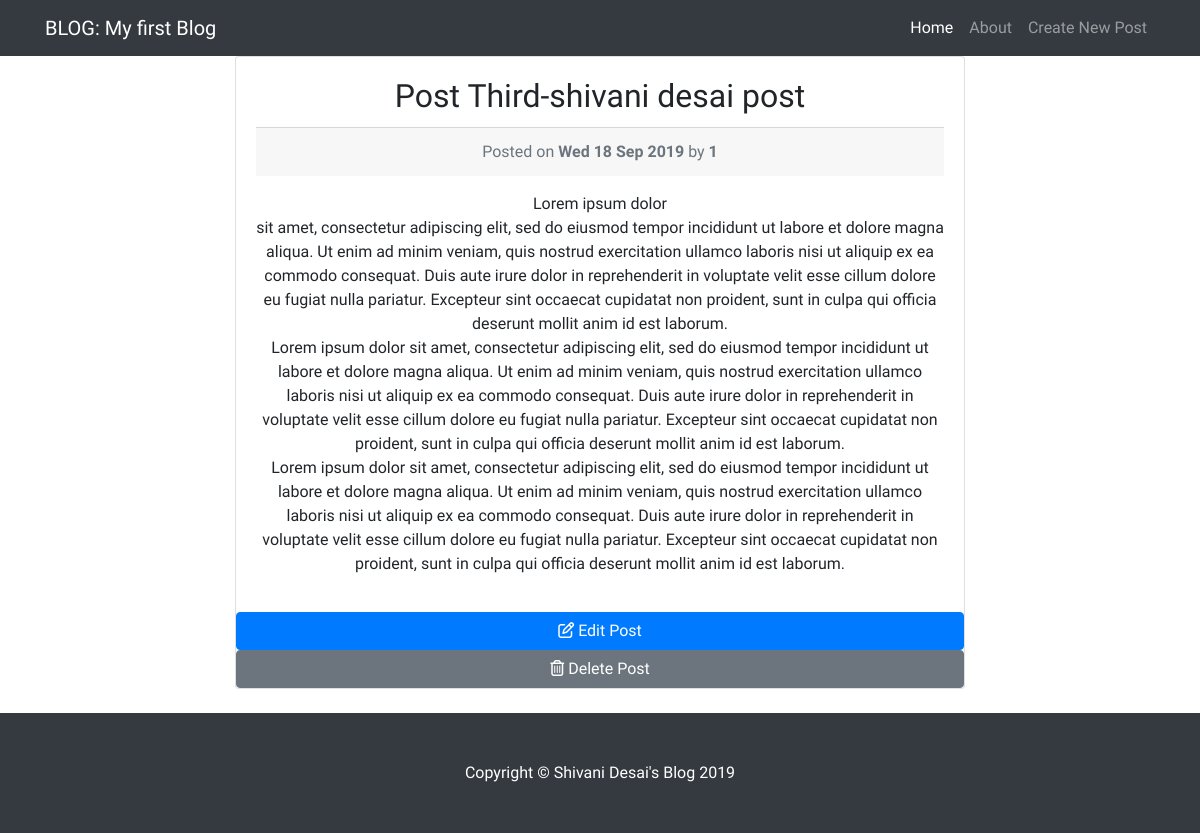
Page /post/6/ on the committed database.
### blog_app/models.py (models this page shows, shortened)
class UserPost(models.Model):
    title = models.CharField(max_length=128)
    body = models.TextField()
    date = models.DateTimeField(auto_now_add=True)
    author = models.CharField(max_length=128)

### blog_app/views.py (the view)
# urls.py: path('post/<int:pk>/', PostView.as_view(),name='post-detail'),
class PostView(DetailView):
    model = UserPost
    template_name = 'blog_app/post_detail.html'

### blog_app/templates/blog_app/post_detail.html
{% extends "blog_app/base.html" %}
{% block content %}
<div class="col-md-8">
    <div class="card mb-4">
      <div class="card-body">
        <h2 class="card-title">{{object.title}}</h2>
        <div class="card-footer text-muted">
            Posted on <span class="font-weight-bold">{{object.date|date:"D d M Y"}}</span> by <span class="font-weight-bold">{{object.author}}</span>
          </div>
        <p class="card-text">{{object.body|linebreaks}}</p>
      </div>
      <a href="{% url 'update-post' pk=object.pk %}" class="btn btn-primary">
        <i class="far fa-edit"></i><span> Edit Post</span>
      </a>
      <a href="{% url 'delete-post' pk=object.pk %}" class="btn btn-secondary">
        <i class="far fa-trash-alt"></i><span> Delete Post</span>
      </a>
    </div>
  </div>
  {% endblock %}

### blog_app/static/blog_app/css/blog-home.css (style rules this page uses)
body { padding-top: 56px; font-family: 'Catamaran', sans-serif; }
.col-md-8 { text-align: center; margin:auto; }
html, body { height: 100%; }
body { display: flex; flex-direction: column; }

### rows in the picture
UserPost: title "Post Third-shivani desai post", date "Wed 18 Sep 2019", author "1", body "Lorem ipsum dolor sit amet, consectetur adipiscing elit, sed do eiusmod tempor incididunt ut labore et dolore magna aliqua. Ut enim ad minim veniam, quis nostrud exercitation ullamco laboris nisi ut aliquip ex ea commodo consequat. Duis aute irure dolor in reprehenderit in voluptate velit esse cillum dolore eu fugiat nulla pariatur. Excepteur sint occaecat cupidatat non proident, sunt in culpa qui officia deserunt mollit anim id est laborum. Lorem ipsum dolor sit amet, consectetur adipiscing elit, sed do eiusmod tempor incididunt ut labore et dolore magna aliqua. Ut enim ad minim veniam, quis nostrud exercitation ullamco laboris nisi ut aliquip ex ea commodo consequat. Duis aute irure dolor…"
